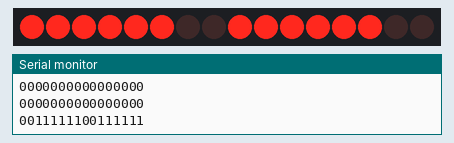
Simulated run of this sketch. Board: Arduino Uno, built with avr-gcc and run on an emulated ATmega328P. Parts: 16 shift-register outputs drawn as a row of LEDs (first output left, lit = HIGH), the last lines printed to the serial monitor. Wiring (inferred from the names in the program): 2 × shift register (74HC595): data pin 8; shift clock pin 11; latch pin 12. Wiring (inferred from the signals the program sends): row of LEDs: on Q0, Q1, Q2, Q3, Q4, Q5, Q6, Q7, Q8, Q9, Q10, Q11, Q12, Q13, Q14, Q15.

Above: at 2.1 s.
At 9.1 s:
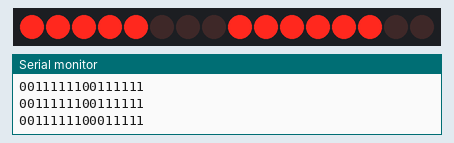
At 13.1 s:
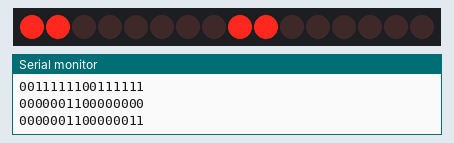
At 19.1 s:
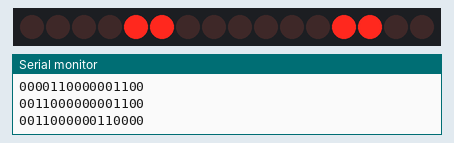
At 27.1 s:
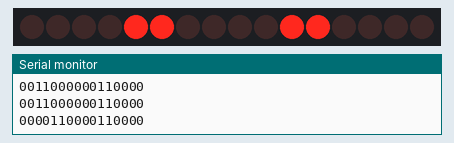
At 38.1 s:
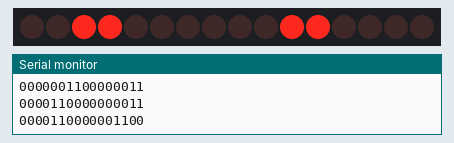
Timing chart, 0 to 39.6 s (numbered marks = the images above):
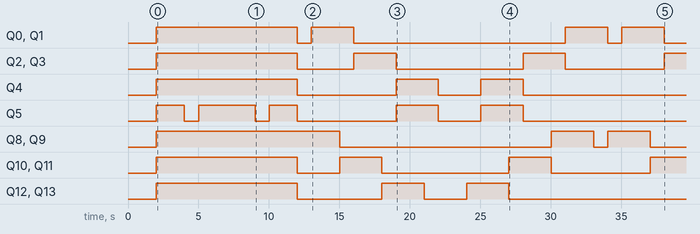

The sketch:

Proto_code.ino
```cpp
// (licence header left out)
//Pin connected to ST_CP(12) of 74HC595
int latchPin = 12;
//Pin connected to SH_CP(11) of 74HC595,CLK od SD
int clockPin = 11;
////Pin connected to DS(14) of 74HC595,MOSI
int dataPin = 8;


//*********************************************
//                  HEADER FILES
//*********************************************
#include <SPI.h>
#include <EEPROM.h>


// Variables for holding values
byte shift1=0x00;
byte shift2=0x00;
byte values[]={0,0,0,0,252,252,252,252,248,252,252,252,252,252,252,252,252,252,248,252,252,252,252,252,0,192,192,192,192,192,192,48,48,48,48,48,48,12,12,12,12,12,12,0,0,0,0,0,0,12,12,12,12,12,12,48,48,48,48,48,48,192,192,192,192,192,192,0,0,192,192,192,192,192,192,48,48,48,48,48,48,12,12,12,12,12,12,0,0,0,0,0,0,12,12,12,12,12,12,48,48,48,48,48,48,192,192,192,192,192,192,0,0,192,192,192,192,192,192,48,48,48,48,48,48,12,12,12,12,12,12,0,0,0,0,0,0,12,12,12,12,12,12,48,48,48,48,48,48,192,192,192,192,192,192,0,0,124,124,124,124,124,124,124,124,124,124,0,0,120,108,100,96,96,96,96,96,0,0,192,96,48,24,12,4,0,0,0,0,0,0,0,0,0,0,0,0,0,12,60,224,56,4,0,0,0,224,60,12,0,0,0,0,4,12,28,124,96,192,0,0,12,60,224,224,224,224,224,60,12,0,0,124,124,124,124,124,124,124,124,124,124,0,0,0,124,124,124,124,124,124,124,124,124,124,0,0,120,108,100,96,96,96,96,96,0,0,192,96,48,24,12,4,0,0,0,0,0,0,0,0,0,0,0,0,0,12,60,224,56,4,0,0,0,224,60,12,0,0,0,0,4,12,28,124,96,192,0,0,12,60,224,224,224,224,224,60,12,0,0,124,124,124,124,124,124,124,124,124,124,0,0,252,224,192,224,128,128,128,248,248,252,252,224,192,224,128,128,128,248,248,252,252,252,0,0,0,28,60,124,124,124,4,4,0,0,0,0,0,0,0,28,60,124,124,124,4,4,0,0,0,0,252,252,252,248,248,240,248,252,252,252,252,252,252,248,248,240,248,252,252,0,0,0,0,0,0,0,0,0,0,0,0,0,0,0,0,0,0,0,0,0,0,0,0,0,0,0,0,0,0,0,0,0,0,0,0,0,0,252,252,248,248,248,248,240,252,252,252,252,252,248,248,248,248,240,252,252,252,252,0,0,0,0,0,0,0,4,0,0,0,0,0,0,0,0,0,0,0,4,0,0,0,0,0,0,0,0,128,64,160,80,168,84,168,84,168,84,168,84,40,20,8,4,0,0,0,0,0,0,128,64,160,80,168,84,168,84,168,84,168,84,40,20,8,4,0,0,0,0,0,0,248,248,248,252,252,252,248,124,124,124,236,228,236,252,252,252,248,252,248,248,248,248,248,248,248,124,60,28,12,4,0,0,0,0,0,0,0,0,0,0,0,0,0,0,248,248,248,252,252,252,248,124,124,124,236,228,236,252,252,252,248,252,248,248,248,248,248,248,248,124,60,28,12,4,0,0,0,0,0,0,0,0,0,0,0,0,0,0};
int index=0;

void setup()
{
  pinMode(latchPin,OUTPUT);
  pinMode(clockPin, OUTPUT );
  pinMode(dataPin, OUTPUT );
  Serial.begin(9600);
}//  END OF SETUP


void loop()
{
  digitalWrite(latchPin,0);
  shift1=values[index];
  index++;
  shift2=values[index];
  index++;
  shiftOut(shift2);
  shiftOut(shift1);
  digitalWrite(latchPin,1);
  Serial.println();
  if(index>=620)
    index=0;
  delay(1000);


}//    END OF LOOP


void shiftOut(byte value)
{
  int i=0;
  int pinstate;
  digitalWrite(dataPin,0);
  digitalWrite(clockPin,0);
  for(i=0;i<8;i++)
    {
      digitalWrite(clockPin,0);
      if ( value & (1<<i) )
        {
          pinstate= 1;
        }
      else
        {
          pinstate= 0;
        }
      digitalWrite(dataPin,pinstate);
      Serial.print(pinstate);
      digitalWrite(clockPin,1);
      digitalWrite(dataPin,0);
    }
    digitalWrite(clockPin,0) ;

}//   END OF SHIFT OUT
```

Measured:
- by itself, Q0, Q1: LOW → HIGH at 2.0 s, → LOW 10.0 s later, → HIGH 1.0 s later, → LOW 3.0 s later, … (8 changes in this stretch)
- by itself, Q2, Q3: goes HIGH 10.0 s, LOW 4.0 s, HIGH 3.0 s, LOW 9.0 s, HIGH 3.0 s, LOW 7.0 s, then HIGH
- by itself, Q4: goes HIGH 10.0 s, LOW 7.0 s, HIGH 3.0 s, LOW 3.0 s, HIGH 3.0 s, then LOW
- by itself, Q5: LOW → HIGH at 2.0 s, → LOW 2.0 s later, → HIGH 1.0 s later, → LOW 4.0 s later, … (10 changes in this stretch)
- by itself, Q8, Q9: goes HIGH 13.0 s, LOW 15.0 s, HIGH 3.0 s, LOW 1.0 s, HIGH 3.0 s, then LOW
- by itself, Q10, Q11: goes HIGH 10.0 s, LOW 3.0 s, HIGH 3.0 s, LOW 9.0 s, HIGH 3.0 s, LOW 7.0 s, then HIGH
- by itself, Q12, Q13: goes HIGH 10.0 s, LOW 6.0 s, HIGH 3.0 s, LOW 3.0 s, HIGH 3.0 s, then LOW
